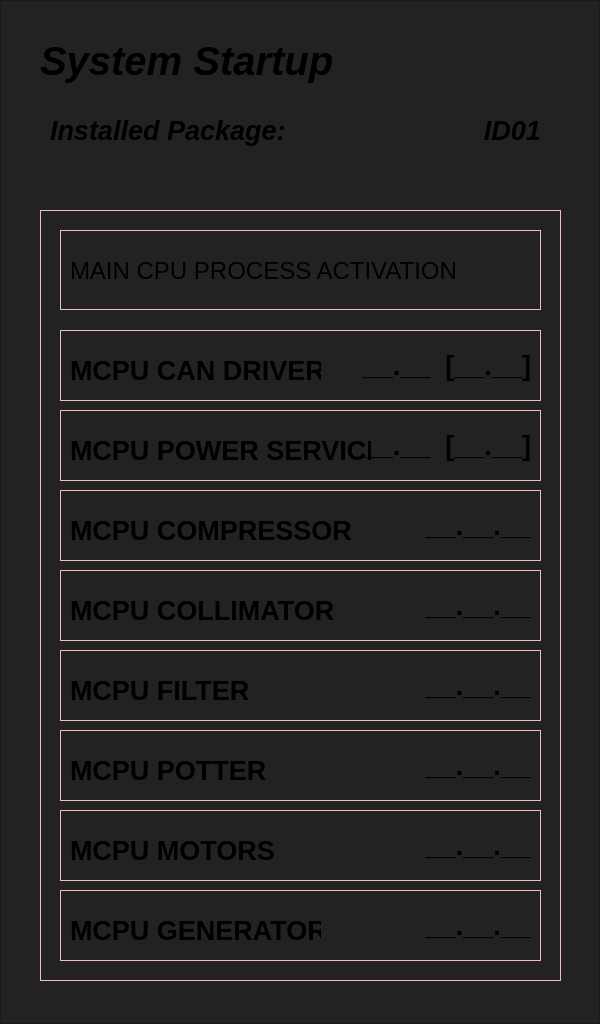
<?xml version="1.0" encoding="UTF-8"?>
<ui version="4.0">
 <class>startupWindow</class>
 <widget class="QWidget" name="startupWindow">
  <property name="geometry">
   <rect>
    <x>0</x>
    <y>0</y>
    <width>600</width>
    <height>1024</height>
   </rect>
  </property>
  <property name="windowTitle">
   <string/>
  </property>
  <property name="styleSheet">
   <string notr="true">
background-color: rgb(85, 170, 255);</string>
  </property>
  <widget class="QFrame" name="mainFrame">
   <property name="geometry">
    <rect>
     <x>0</x>
     <y>0</y>
     <width>600</width>
     <height>1024</height>
    </rect>
   </property>
   <property name="font">
    <font>
     <pointsize>20</pointsize>
     <bold>true</bold>
    </font>
   </property>
   <property name="styleSheet">
    <string notr="true">background-color: rgb(34, 34, 34);
background-image: url(:/Windows/Windows/background.png);
</string>
   </property>
   <property name="frameShape">
    <enum>QFrame::StyledPanel</enum>
   </property>
   <property name="frameShadow">
    <enum>QFrame::Raised</enum>
   </property>
   <widget class="QLabel" name="window_title_label">
    <property name="geometry">
     <rect>
      <x>40</x>
      <y>30</y>
      <width>521</width>
      <height>61</height>
     </rect>
    </property>
    <property name="font">
     <font>
      <family>Arial</family>
      <pointsize>30</pointsize>
      <italic>true</italic>
      <bold>true</bold>
     </font>
    </property>
    <property name="styleSheet">
     <string notr="true">background-image: url();
background-color: rgba(0, 0, 0,0);
font: 1000 italic 30pt &quot;Arial&quot;;
</string>
    </property>
    <property name="text">
     <string>System Startup</string>
    </property>
   </widget>
   <widget class="QFrame" name="process_start">
    <property name="geometry">
     <rect>
      <x>40</x>
      <y>210</y>
      <width>521</width>
      <height>771</height>
     </rect>
    </property>
    <property name="styleSheet">
     <string notr="true">background-image: url();
background-color: rgba(255, 255, 255, 0);
border-width: 1px;
border-style: solid;
border-color: rgb(239, 190, 189);

</string>
    </property>
    <property name="frameShape">
     <enum>QFrame::StyledPanel</enum>
    </property>
    <property name="frameShadow">
     <enum>QFrame::Raised</enum>
    </property>
    <widget class="QFrame" name="power_service_frame">
     <property name="geometry">
      <rect>
       <x>20</x>
       <y>200</y>
       <width>481</width>
       <height>71</height>
      </rect>
     </property>
     <property name="frameShape">
      <enum>QFrame::StyledPanel</enum>
     </property>
     <property name="frameShadow">
      <enum>QFrame::Raised</enum>
     </property>
     <widget class="QLabel" name="label_3">
      <property name="enabled">
       <bool>true</bool>
      </property>
      <property name="geometry">
       <rect>
        <x>10</x>
        <y>20</y>
        <width>301</width>
        <height>41</height>
       </rect>
      </property>
      <property name="font">
       <font>
        <pointsize>20</pointsize>
        <italic>false</italic>
        <bold>true</bold>
       </font>
      </property>
      <property name="styleSheet">
       <string notr="true">border-width: 0px;
border-style: solid;
border-color: rgb(239, 190, 189);

</string>
      </property>
      <property name="text">
       <string notr="true">MCPU POWER SERVICE</string>
      </property>
      <property name="alignment">
       <set>Qt::AlignLeading|Qt::AlignLeft|Qt::AlignVCenter</set>
      </property>
     </widget>
     <widget class="QLabel" name="power_sevice_revision">
      <property name="geometry">
       <rect>
        <x>290</x>
        <y>20</y>
        <width>181</width>
        <height>31</height>
       </rect>
      </property>
      <property name="font">
       <font>
        <pointsize>20</pointsize>
        <italic>false</italic>
        <bold>true</bold>
       </font>
      </property>
      <property name="styleSheet">
       <string notr="true">border-width: 0px;
border-style: solid;
border-color: rgb(239, 190, 189);

</string>
      </property>
      <property name="text">
       <string notr="true">__.__  [__.__]</string>
      </property>
      <property name="alignment">
       <set>Qt::AlignRight|Qt::AlignTrailing|Qt::AlignVCenter</set>
      </property>
     </widget>
    </widget>
    <widget class="QFrame" name="compressor_frame">
     <property name="geometry">
      <rect>
       <x>20</x>
       <y>280</y>
       <width>481</width>
       <height>71</height>
      </rect>
     </property>
     <property name="frameShape">
      <enum>QFrame::StyledPanel</enum>
     </property>
     <property name="frameShadow">
      <enum>QFrame::Raised</enum>
     </property>
     <widget class="QLabel" name="label_4">
      <property name="geometry">
       <rect>
        <x>10</x>
        <y>20</y>
        <width>281</width>
        <height>41</height>
       </rect>
      </property>
      <property name="font">
       <font>
        <pointsize>20</pointsize>
        <italic>false</italic>
        <bold>true</bold>
       </font>
      </property>
      <property name="styleSheet">
       <string notr="true">border-width: 0px;
border-style: solid;
border-color: rgb(239, 190, 189);

</string>
      </property>
      <property name="text">
       <string notr="true">MCPU COMPRESSOR</string>
      </property>
      <property name="alignment">
       <set>Qt::AlignLeading|Qt::AlignLeft|Qt::AlignVCenter</set>
      </property>
     </widget>
     <widget class="QLabel" name="compressor_revision">
      <property name="geometry">
       <rect>
        <x>290</x>
        <y>20</y>
        <width>181</width>
        <height>31</height>
       </rect>
      </property>
      <property name="font">
       <font>
        <pointsize>20</pointsize>
        <italic>false</italic>
        <bold>true</bold>
       </font>
      </property>
      <property name="styleSheet">
       <string notr="true">border-width: 0px;
border-style: solid;
border-color: rgb(239, 190, 189);

</string>
      </property>
      <property name="text">
       <string notr="true">__.__.__</string>
      </property>
      <property name="alignment">
       <set>Qt::AlignRight|Qt::AlignTrailing|Qt::AlignVCenter</set>
      </property>
     </widget>
    </widget>
    <widget class="QFrame" name="collimator_frame">
     <property name="geometry">
      <rect>
       <x>20</x>
       <y>360</y>
       <width>481</width>
       <height>71</height>
      </rect>
     </property>
     <property name="frameShape">
      <enum>QFrame::StyledPanel</enum>
     </property>
     <property name="frameShadow">
      <enum>QFrame::Raised</enum>
     </property>
     <widget class="QLabel" name="label_5">
      <property name="geometry">
       <rect>
        <x>10</x>
        <y>20</y>
        <width>271</width>
        <height>41</height>
       </rect>
      </property>
      <property name="font">
       <font>
        <pointsize>20</pointsize>
        <italic>false</italic>
        <bold>true</bold>
       </font>
      </property>
      <property name="styleSheet">
       <string notr="true">border-width: 0px;
border-style: solid;
border-color: rgb(239, 190, 189);

</string>
      </property>
      <property name="text">
       <string notr="true">MCPU COLLIMATOR</string>
      </property>
      <property name="alignment">
       <set>Qt::AlignLeading|Qt::AlignLeft|Qt::AlignVCenter</set>
      </property>
     </widget>
     <widget class="QLabel" name="collimator_revision">
      <property name="geometry">
       <rect>
        <x>290</x>
        <y>20</y>
        <width>181</width>
        <height>31</height>
       </rect>
      </property>
      <property name="font">
       <font>
        <pointsize>20</pointsize>
        <italic>false</italic>
        <bold>true</bold>
       </font>
      </property>
      <property name="styleSheet">
       <string notr="true">border-width: 0px;
border-style: solid;
border-color: rgb(239, 190, 189);

</string>
      </property>
      <property name="text">
       <string notr="true">__.__.__</string>
      </property>
      <property name="alignment">
       <set>Qt::AlignRight|Qt::AlignTrailing|Qt::AlignVCenter</set>
      </property>
     </widget>
    </widget>
    <widget class="QFrame" name="filter_frame">
     <property name="geometry">
      <rect>
       <x>20</x>
       <y>440</y>
       <width>481</width>
       <height>71</height>
      </rect>
     </property>
     <property name="frameShape">
      <enum>QFrame::StyledPanel</enum>
     </property>
     <property name="frameShadow">
      <enum>QFrame::Raised</enum>
     </property>
     <widget class="QLabel" name="label_6">
      <property name="geometry">
       <rect>
        <x>10</x>
        <y>20</y>
        <width>251</width>
        <height>41</height>
       </rect>
      </property>
      <property name="font">
       <font>
        <pointsize>20</pointsize>
        <italic>false</italic>
        <bold>true</bold>
       </font>
      </property>
      <property name="styleSheet">
       <string notr="true">border-width: 0px;
border-style: solid;
border-color: rgb(239, 190, 189);

</string>
      </property>
      <property name="text">
       <string notr="true">MCPU FILTER</string>
      </property>
      <property name="alignment">
       <set>Qt::AlignLeading|Qt::AlignLeft|Qt::AlignVCenter</set>
      </property>
     </widget>
     <widget class="QLabel" name="filter_revision">
      <property name="geometry">
       <rect>
        <x>290</x>
        <y>20</y>
        <width>181</width>
        <height>31</height>
       </rect>
      </property>
      <property name="font">
       <font>
        <pointsize>20</pointsize>
        <italic>false</italic>
        <bold>true</bold>
       </font>
      </property>
      <property name="styleSheet">
       <string notr="true">border-width: 0px;
border-style: solid;
border-color: rgb(239, 190, 189);

</string>
      </property>
      <property name="text">
       <string notr="true">__.__.__</string>
      </property>
      <property name="alignment">
       <set>Qt::AlignRight|Qt::AlignTrailing|Qt::AlignVCenter</set>
      </property>
     </widget>
    </widget>
    <widget class="QFrame" name="potter_frame">
     <property name="geometry">
      <rect>
       <x>20</x>
       <y>520</y>
       <width>481</width>
       <height>71</height>
      </rect>
     </property>
     <property name="frameShape">
      <enum>QFrame::StyledPanel</enum>
     </property>
     <property name="frameShadow">
      <enum>QFrame::Raised</enum>
     </property>
     <widget class="QLabel" name="label_9">
      <property name="geometry">
       <rect>
        <x>10</x>
        <y>20</y>
        <width>251</width>
        <height>41</height>
       </rect>
      </property>
      <property name="font">
       <font>
        <pointsize>20</pointsize>
        <italic>false</italic>
        <bold>true</bold>
       </font>
      </property>
      <property name="styleSheet">
       <string notr="true">border-width: 0px;
border-style: solid;
border-color: rgb(239, 190, 189);

</string>
      </property>
      <property name="text">
       <string notr="true">MCPU POTTER</string>
      </property>
      <property name="alignment">
       <set>Qt::AlignLeading|Qt::AlignLeft|Qt::AlignVCenter</set>
      </property>
     </widget>
     <widget class="QLabel" name="potter_revision">
      <property name="geometry">
       <rect>
        <x>290</x>
        <y>20</y>
        <width>181</width>
        <height>31</height>
       </rect>
      </property>
      <property name="font">
       <font>
        <pointsize>20</pointsize>
        <italic>false</italic>
        <bold>true</bold>
       </font>
      </property>
      <property name="styleSheet">
       <string notr="true">border-width: 0px;
border-style: solid;
border-color: rgb(239, 190, 189);

</string>
      </property>
      <property name="text">
       <string notr="true">__.__.__</string>
      </property>
      <property name="alignment">
       <set>Qt::AlignRight|Qt::AlignTrailing|Qt::AlignVCenter</set>
      </property>
     </widget>
    </widget>
    <widget class="QFrame" name="motors_frame">
     <property name="geometry">
      <rect>
       <x>20</x>
       <y>600</y>
       <width>481</width>
       <height>71</height>
      </rect>
     </property>
     <property name="frameShape">
      <enum>QFrame::StyledPanel</enum>
     </property>
     <property name="frameShadow">
      <enum>QFrame::Raised</enum>
     </property>
     <widget class="QLabel" name="motors_revision">
      <property name="geometry">
       <rect>
        <x>290</x>
        <y>20</y>
        <width>181</width>
        <height>31</height>
       </rect>
      </property>
      <property name="font">
       <font>
        <pointsize>20</pointsize>
        <italic>false</italic>
        <bold>true</bold>
       </font>
      </property>
      <property name="styleSheet">
       <string notr="true">border-width: 0px;
border-style: solid;
border-color: rgb(239, 190, 189);

</string>
      </property>
      <property name="text">
       <string notr="true">__.__.__</string>
      </property>
      <property name="alignment">
       <set>Qt::AlignRight|Qt::AlignTrailing|Qt::AlignVCenter</set>
      </property>
     </widget>
     <widget class="QLabel" name="label_7">
      <property name="geometry">
       <rect>
        <x>10</x>
        <y>10</y>
        <width>251</width>
        <height>61</height>
       </rect>
      </property>
      <property name="font">
       <font>
        <pointsize>20</pointsize>
        <italic>false</italic>
        <bold>true</bold>
       </font>
      </property>
      <property name="styleSheet">
       <string notr="true">border-width: 0px;
border-style: solid;
border-color: rgb(239, 190, 189);

</string>
      </property>
      <property name="text">
       <string notr="true">MCPU MOTORS</string>
      </property>
      <property name="alignment">
       <set>Qt::AlignLeading|Qt::AlignLeft|Qt::AlignVCenter</set>
      </property>
     </widget>
    </widget>
    <widget class="QFrame" name="generator_frame">
     <property name="geometry">
      <rect>
       <x>20</x>
       <y>680</y>
       <width>481</width>
       <height>71</height>
      </rect>
     </property>
     <property name="frameShape">
      <enum>QFrame::StyledPanel</enum>
     </property>
     <property name="frameShadow">
      <enum>QFrame::Raised</enum>
     </property>
     <widget class="QLabel" name="label_8">
      <property name="geometry">
       <rect>
        <x>10</x>
        <y>20</y>
        <width>251</width>
        <height>41</height>
       </rect>
      </property>
      <property name="font">
       <font>
        <pointsize>20</pointsize>
        <italic>false</italic>
        <bold>true</bold>
       </font>
      </property>
      <property name="styleSheet">
       <string notr="true">border-width: 0px;
border-style: solid;
border-color: rgb(239, 190, 189);

</string>
      </property>
      <property name="text">
       <string notr="true">MCPU GENERATOR</string>
      </property>
      <property name="alignment">
       <set>Qt::AlignLeading|Qt::AlignLeft|Qt::AlignVCenter</set>
      </property>
     </widget>
     <widget class="QLabel" name="generator_revision">
      <property name="geometry">
       <rect>
        <x>290</x>
        <y>20</y>
        <width>181</width>
        <height>31</height>
       </rect>
      </property>
      <property name="font">
       <font>
        <pointsize>20</pointsize>
        <italic>false</italic>
        <bold>true</bold>
       </font>
      </property>
      <property name="styleSheet">
       <string notr="true">
border-width: 0px;
border-style: solid;
border-color: rgb(239, 190, 189);

</string>
      </property>
      <property name="text">
       <string notr="true">__.__.__</string>
      </property>
      <property name="alignment">
       <set>Qt::AlignRight|Qt::AlignTrailing|Qt::AlignVCenter</set>
      </property>
     </widget>
    </widget>
    <widget class="QFrame" name="main_process_start_frame">
     <property name="geometry">
      <rect>
       <x>20</x>
       <y>20</y>
       <width>481</width>
       <height>80</height>
      </rect>
     </property>
     <property name="styleSheet">
      <string notr="true">font: 500 18pt &quot;Roboto&quot;;</string>
     </property>
     <property name="frameShape">
      <enum>QFrame::StyledPanel</enum>
     </property>
     <property name="frameShadow">
      <enum>QFrame::Raised</enum>
     </property>
     <widget class="QLabel" name="label_10">
      <property name="enabled">
       <bool>true</bool>
      </property>
      <property name="geometry">
       <rect>
        <x>10</x>
        <y>20</y>
        <width>451</width>
        <height>41</height>
       </rect>
      </property>
      <property name="font">
       <font>
        <pointsize>18</pointsize>
        <italic>false</italic>
        <bold>false</bold>
       </font>
      </property>
      <property name="styleSheet">
       <string notr="true">border-width: 0px;
border-style: solid;
border-color: rgb(239, 190, 189);

</string>
      </property>
      <property name="text">
       <string notr="true">MAIN CPU PROCESS ACTIVATION</string>
      </property>
      <property name="alignment">
       <set>Qt::AlignLeading|Qt::AlignLeft|Qt::AlignVCenter</set>
      </property>
     </widget>
    </widget>
    <widget class="QFrame" name="can_process_frame">
     <property name="geometry">
      <rect>
       <x>20</x>
       <y>120</y>
       <width>481</width>
       <height>71</height>
      </rect>
     </property>
     <property name="frameShape">
      <enum>QFrame::StyledPanel</enum>
     </property>
     <property name="frameShadow">
      <enum>QFrame::Raised</enum>
     </property>
     <widget class="QLabel" name="label_11">
      <property name="enabled">
       <bool>true</bool>
      </property>
      <property name="geometry">
       <rect>
        <x>10</x>
        <y>20</y>
        <width>251</width>
        <height>41</height>
       </rect>
      </property>
      <property name="font">
       <font>
        <pointsize>20</pointsize>
        <italic>false</italic>
        <bold>true</bold>
       </font>
      </property>
      <property name="styleSheet">
       <string notr="true">border-width: 0px;
border-style: solid;
border-color: rgb(239, 190, 189);

</string>
      </property>
      <property name="text">
       <string notr="true">MCPU CAN DRIVER</string>
      </property>
      <property name="alignment">
       <set>Qt::AlignLeading|Qt::AlignLeft|Qt::AlignVCenter</set>
      </property>
     </widget>
     <widget class="QLabel" name="can_process_revision">
      <property name="geometry">
       <rect>
        <x>290</x>
        <y>20</y>
        <width>181</width>
        <height>31</height>
       </rect>
      </property>
      <property name="font">
       <font>
        <pointsize>20</pointsize>
        <italic>false</italic>
        <bold>true</bold>
       </font>
      </property>
      <property name="styleSheet">
       <string notr="true">border-width: 0px;
border-style: solid;
border-color: rgb(239, 190, 189);

</string>
      </property>
      <property name="text">
       <string notr="true">__.__  [__.__]</string>
      </property>
      <property name="alignment">
       <set>Qt::AlignRight|Qt::AlignTrailing|Qt::AlignVCenter</set>
      </property>
     </widget>
    </widget>
   </widget>
   <widget class="QFrame" name="installed_package_frame">
    <property name="geometry">
     <rect>
      <x>40</x>
      <y>100</y>
      <width>521</width>
      <height>61</height>
     </rect>
    </property>
    <property name="styleSheet">
     <string notr="true">background-image: url(&quot;&quot;);
border-image: url(&quot;&quot;);
border-color:rgba(0,0,0,0);
background-color: rgba(0, 0, 0,0);</string>
    </property>
    <property name="frameShape">
     <enum>QFrame::StyledPanel</enum>
    </property>
    <property name="frameShadow">
     <enum>QFrame::Raised</enum>
    </property>
    <widget class="QLabel" name="package_revision">
     <property name="geometry">
      <rect>
       <x>370</x>
       <y>10</y>
       <width>131</width>
       <height>41</height>
      </rect>
     </property>
     <property name="font">
      <font>
       <pointsize>20</pointsize>
       <italic>true</italic>
       <bold>true</bold>
      </font>
     </property>
     <property name="styleSheet">
      <string notr="true"/>
     </property>
     <property name="text">
      <string>ID01</string>
     </property>
     <property name="alignment">
      <set>Qt::AlignRight|Qt::AlignTrailing|Qt::AlignVCenter</set>
     </property>
    </widget>
    <widget class="QLabel" name="package_label">
     <property name="geometry">
      <rect>
       <x>10</x>
       <y>10</y>
       <width>251</width>
       <height>41</height>
      </rect>
     </property>
     <property name="font">
      <font>
       <pointsize>20</pointsize>
       <italic>true</italic>
       <bold>true</bold>
      </font>
     </property>
     <property name="styleSheet">
      <string notr="true"/>
     </property>
     <property name="text">
      <string>Installed Package:</string>
     </property>
    </widget>
   </widget>
  </widget>
 </widget>
 <resources/>
 <connections/>
</ui>
